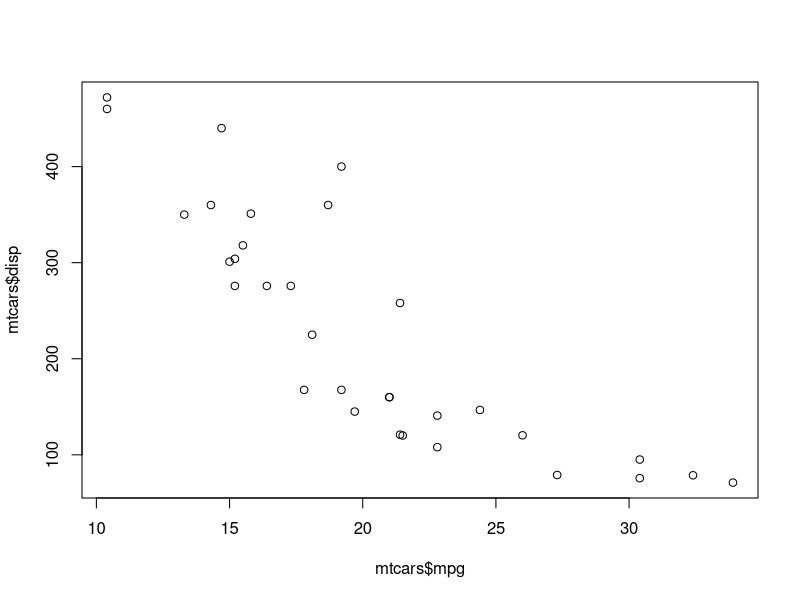
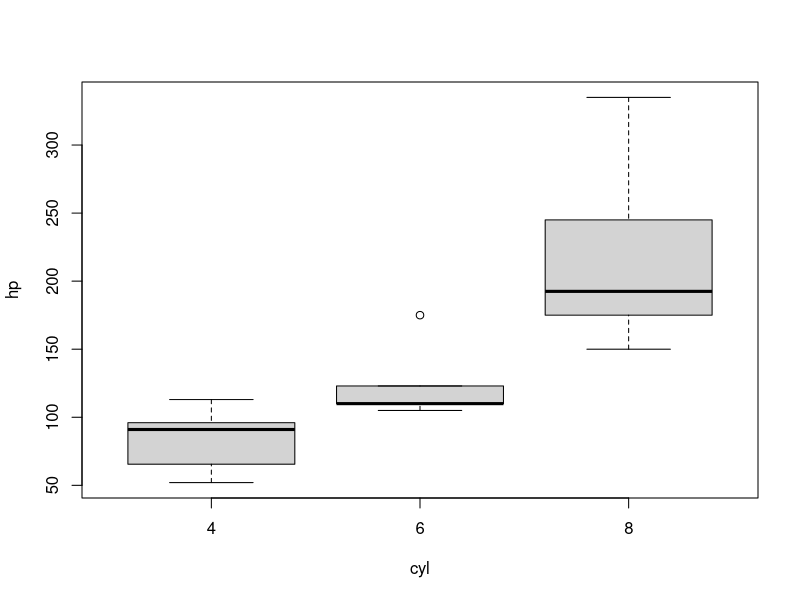
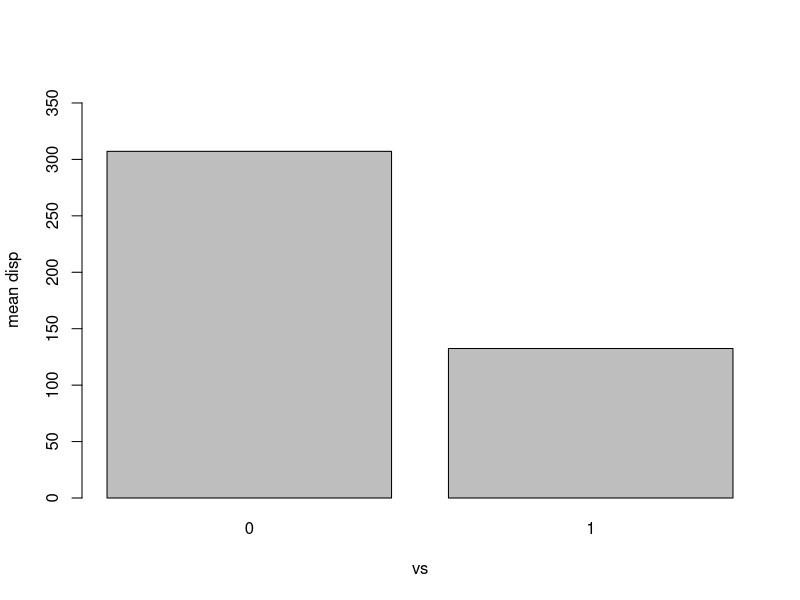
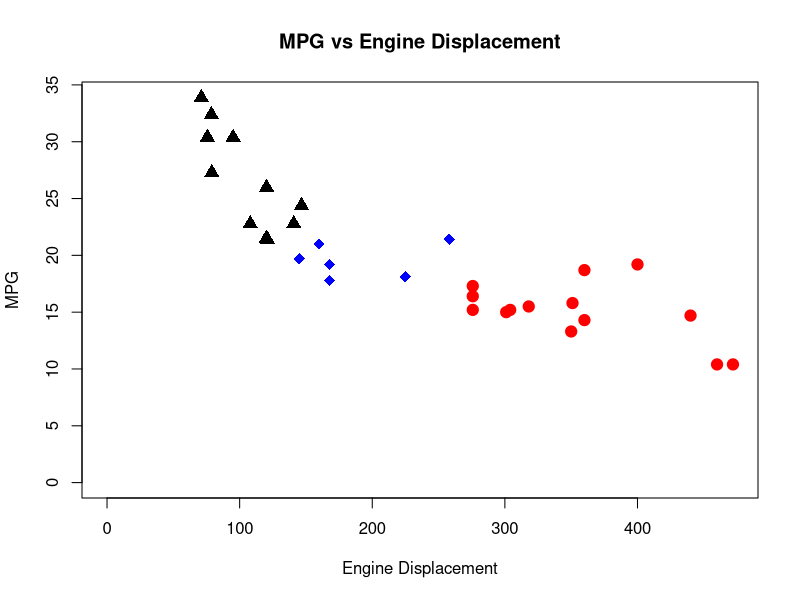
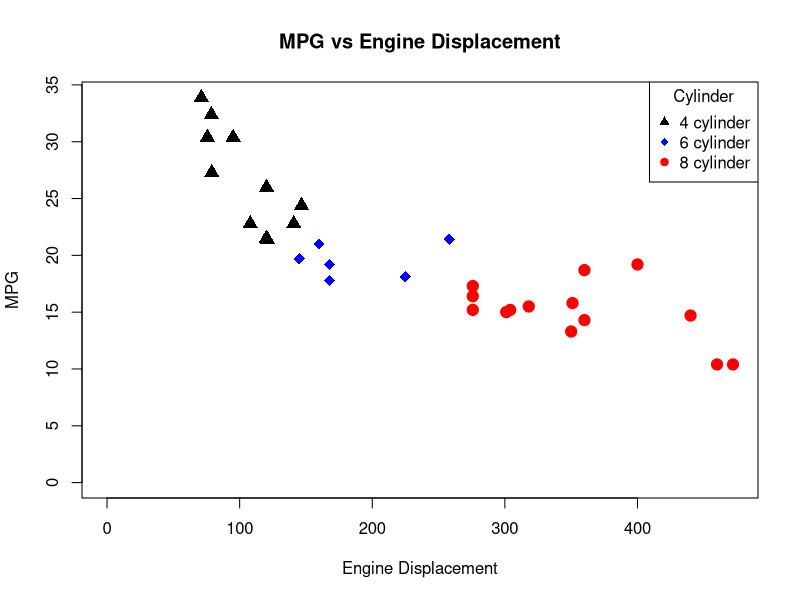
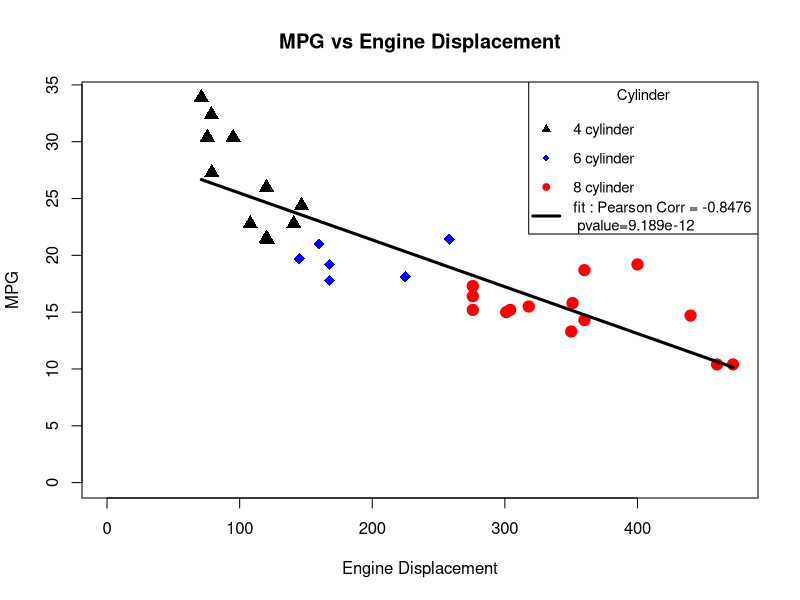

Write the R code that produced these figures, in order.
# Author : Ali Snedden
# Date   : 2022-04-19
# Purpose: These are my answers to the 2022 Bioinformatics Challenge
# License: MIT
#
#
#
#
printf <- function(...){
    cat(sprintf(...))
    cat("\n")
}

####################
# Question 1 : 
printf("1. Make a numeric vector at least three elements long")
printf("   ANSWER :")
a <- c(0,1,2)
printf("        is.vector(a) = %s", is.vector(a))
printf("")
printf("")


####################
# Question 2 : 
printf("2. Make a named list object where the values are 10, 15, 20 and 25 and the")
printf("   names of the elements are 'Billy', 'Eli', 'Ali' and 'Jordan'")
printf("   ANSWER :")
a <- list(10,15,20,25)
names(a) <- c("Billy", "Eli", "Ali", "Jordan")
printf("        is.list(a) = %s", is.list(a))
printf("        names(a) : %s %s %s %s",names(a[1]), names(a[2]), names(a[3]),
                names(a[4]))
printf("")
printf("")



####################
# Question 3 : 
printf("3. Make a data frame where one column is random foods and the second column is made-up calorie values")
printf("   ANSWER :")
df <- data.frame(c('ice cream','rice','thousand year egg'), c(1000,642,666), stringsAsFactors=FALSE)
colnames(df)<-c("food", "calories")
printf("        is.data.frame(df) = %s", is.data.frame(df))
print(df)
printf("")
printf("")



####################
# Question 4 : 
printf("4. Add a new column of some sort to the data frame you made in question 3 and assign the output a new variable")
printf("   ANSWER :")
df$flavor = c('tasty','tasty','yuck')
dfnew <- df
print(dfnew)
printf("")
printf("")


####################
# Question 5 : 
printf("5. Remove the column you just added and assign this to a new variable")
printf("   ANSWER :")
dfnew2<-dfnew[1:2]
print(dfnew2)
printf("")
printf("")


####################
# Question 6 : 
printf("6. Using the mtcars data, make a scatterplot of displacement (disp) vs mpg")
printf("   ANSWER :")
#png("images/q6.png")
plot(x=mtcars$mpg, y=mtcars$disp)
#dev.off()
printf("")
printf("")


####################
# Question 7 : 
printf("7. Using the mtcars data again, make a boxplot of hp separated by cyl")
printf("   ANSWER :")
#png("images/q7.png")
boxplot(hp ~ cyl, mtcars)
#dev.off()
printf("")
printf("")


####################
# Question 8 : 
printf("Using the mtcars data again, make a barplot of displacement (disp) for each
engine shape (column \"vs\")")
printf("   ANSWER :")
# png("images/q8.png")
gV = c(mean(mtcars[mtcars$vs==0,]$disp), mean(mtcars[mtcars$vs==1,]$disp))
barplot(gV, names=c("0","1"), axes=TRUE, ylim=c(0,max(gV)*1.2), ylab="mean disp", xlab="vs")
#dev.off()
printf("")
printf("")


####################
# Question 23 : 
printf("Using the mtcars data, make a plot of mpg vs disp, coloring the points by cyl. Include a title. Be sure the colors used are color-blind friendly.")
printf("   ANSWER :")
printf("        p-value = %e", t.test(disp ~ vs, mtcars)[[3]])
#png("images/q23.png")
cyl4 <- mtcars[mtcars$cyl == 4,]
cyl6 <- mtcars[mtcars$cyl == 6,]
cyl8 <- mtcars[mtcars$cyl == 8,]
plot(x=cyl4$disp, y=cyl4$mpg, main="MPG vs Engine Displacement", xlab="Engine Displacement", ylab="MPG", col=c("black"), pch=c(17), cex=c(1.5), xlim=c(0,max(mtcars$disp)), ylim=c(0, max(mtcars$mpg)))
points(x=cyl6$disp, y=cyl6$mpg, col="blue", pch=18, cex=1.5)
points(x=cyl8$disp, y=cyl8$mpg, col="red", pch=19, cex=1.5)
#dev.off()
printf("")
printf("")


####################
# Question 24 : 
printf("From the previous plot, include a legend for point colors and make the
title of the legend 'Cylinder'.")
printf("   ANSWER :")
#png("images/q24.png")
cyl4 <- mtcars[mtcars$cyl == 4,]
cyl6 <- mtcars[mtcars$cyl == 6,]
cyl8 <- mtcars[mtcars$cyl == 8,]
plot(x=cyl4$disp, y=cyl4$mpg, main="MPG vs Engine Displacement", xlab="Engine Displacement", ylab="MPG", col=c("black"), pch=c(17), cex=c(1.5), xlim=c(0,max(mtcars$disp)), ylim=c(0, max(mtcars$mpg)))
points(x=cyl6$disp, y=cyl6$mpg, col="blue", pch=18, cex=1.5)
points(x=cyl8$disp, y=cyl8$mpg, col="red", pch=19, cex=1.5)
lab4 <- sprintf("4 cylinder")
lab6 <- sprintf("6 cylinder")
lab8 <- sprintf("8 cylinder")
legend("topright", c(lab4, lab6, lab8), pch=c(17,18,19), col=c("black","blue","red"),title="Cylinder")
#dev.off()
printf("")
printf("")



####################
# Question 25 : 
printf("Add a linear regression line to the plot along with text in the plot providing the Pearson's correlation and the *p*-value")
printf("   ANSWER :")
#png("images/q25.png")
cyl4 <- mtcars[mtcars$cyl == 4,]
cyl6 <- mtcars[mtcars$cyl == 6,]
cyl8 <- mtcars[mtcars$cyl == 8,]
plot(x=cyl4$disp, y=cyl4$mpg, main="MPG vs Engine Displacement", xlab="Engine Displacement", ylab="MPG", col=c("black"), pch=c(17), cex=c(1.5), xlim=c(0,max(mtcars$disp)), ylim=c(0, max(mtcars$mpg)))
points(x=cyl6$disp, y=cyl6$mpg, col="blue", pch=18, cex=1.5)
points(x=cyl8$disp, y=cyl8$mpg, col="red", pch=19, cex=1.5)
lab4 <- sprintf("4 cylinder")
lab6 <- sprintf("6 cylinder")
lab8 <- sprintf("8 cylinder")

mtfit <- lm(mpg ~ disp, mtcars)
df <- data.frame(mtcars$disp)
colnames(df)<-c("disp")
lines(df$disp, predict(mtfit,df), col="black", lty=1, lwd=3)
pearcor <- cor(data.frame(mtcars$disp,mtcars$mpg),method="pearson")[2,1]
pvalue <- t.test(df$disp,df$mpg)$p.value      # Wouldn't make sense any other way
labfit <- sprintf("fit : Pearson Corr = %.4f\n pvalue=%.3e",pearcor, pvalue)
legend("topright", c(lab4, lab6, lab8, labfit), pch=c(17,18,19,NA), lty=c(NA,NA,NA,1), lwd=c(NA,NA,NA,3), col=c("black","blue","red"),title="Cylinder", cex=c(0.9,0.9,0.9,0.9))
#dev.off()
printf("")
printf("")
